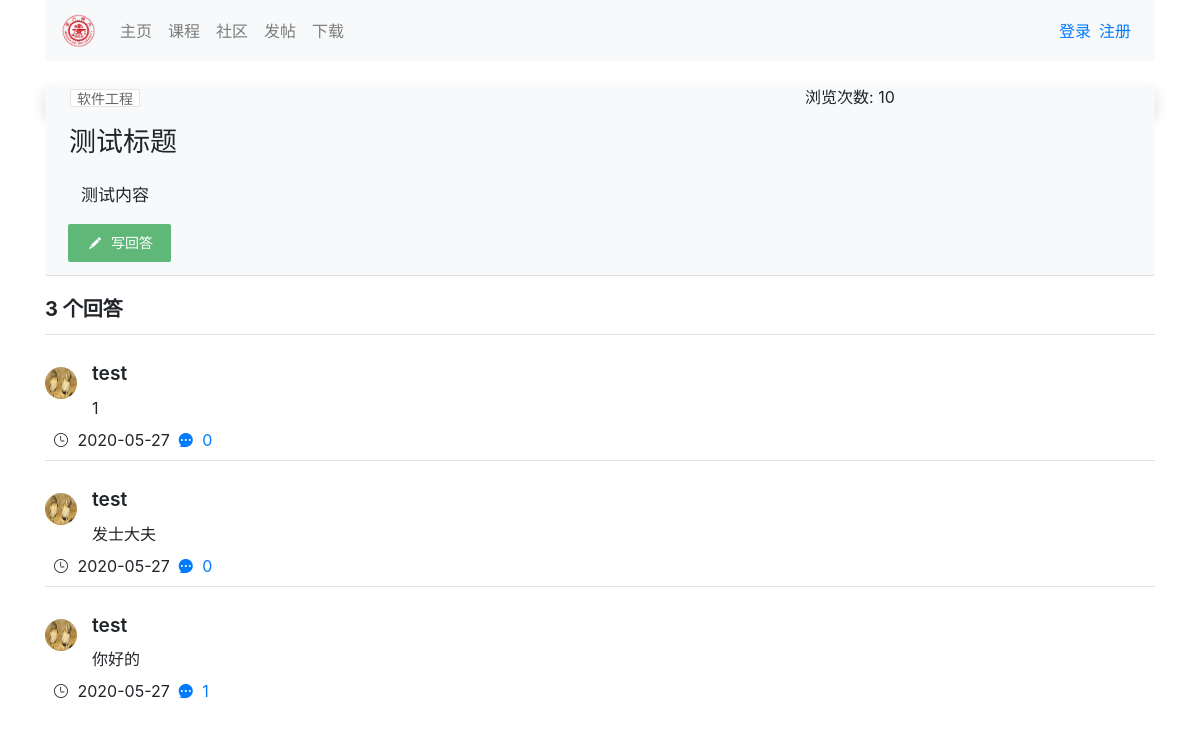
Screenshot of /community/post/2/ with the database file from the repository.
### post/models.py (models this page shows, shortened)
class Post(models.Model):
    topic = models.CharField(max_length=100)  # 发帖主题
    counter = models.IntegerField()  # 浏览次数
    author_user_id = models.IntegerField()  # 发贴用户的id
    content = models.TextField()  # 帖子的内容
    created_time = models.DateTimeField(default=timezone.now)  # 发表的时间
    course = models.CharField(max_length=100)  # 所属课程
    class Meta:
        ordering = ("-created_time", )

class PostReply(models.Model):
    post_id = models.IntegerField()  # 帖子id, django自动生成的
    post_user_id = models.IntegerField()  # 对应回复用户的id，相当于一个新的回复
    content = models.TextField()  # 回复的内容
    created_date = models.DateTimeField(default=timezone.now)  # 回复的时间
    if_read = models.BooleanField(default=False)  # 是否已读
    class Meta:
        ordering = ("-created_date",)  # 按照时间的降序排

### user/models.py (models this page shows, shortened)
class User(models.Model):
    user = models.OneToOneField(AuthUser, on_delete=models.CASCADE)  # 与django自带的User进行连接
    sex = models.BooleanField(default=True, blank=True, null=True)  # 性别 男 -> True
    profile = models.CharField(max_length=100, null=True, blank=True)  # 头像路径  可以为空
    academy = models.CharField(max_length=40, null=True, blank=True)  # 学院名  可以为空
    grade = models.CharField(choices=GRADES, max_length=30, default="UN", blank=True, null=True)  # 年级
    question = models.CharField(max_length=200, null=True, blank=True)  # 密保问题
    answer = models.CharField(max_length=200, null=True, blank=True)  # 答案

### community/views.py (the view)
# urls.py: path("post/<int:id>/", detail, name='detail'),  # 每个帖子的详情页
def detail(request, id):
    post = Post.objects.get(id=id)  # 获取对应的帖子，为 Post 数据库模型
    post.counter += 1  # 阅读次数加一
    post.save()
    if post:
        reply = PostReply.objects.filter(post_id=id)  # 主回复内容  为PostReply 数据库模型  中间包含对于该帖子所有的第一层上的回复信息
        data = []  # 返回页面的信息
        for i in reply:
            data.append({"user": User.objects.get(user_id=i.post_user_id), "reply": i,
                         "comments": PostComment.objects.filter(reply_id=i.id).order_by("-created_date")})
        return render(request, 'community/detail.html',
                      context={"post": post, "data": data, "total": reply.count()})
    else:
        return HttpResponse("404")

### community/templatetags/user_related.py (called while the page is built)
@register.filter(name="getNameFromId")
def get_name_from_id(value):
    try:
        return User.objects.get(id=value).user.username
    except:
        return None

@register.filter(name="getProfileFromId")
def get_profile_from_id(value):
    try:
        return User.objects.get(id=value).profile
    except:
        return None

### templates/community/detail.html (shortened to what this page needs)
{% extends 'base.html' %}
{% load user_related %}
{% block content %}
<div class=" bg-light shadow p-0 mt-4 ">
    <div class="row mt-2">
        <div class="col-8">
            <div class="layui-badge-rim mt-1" style="margin-left: 25px;"><span
                    style="font-size: 14px">{{ post.course }}</span></div>
        </div>
        <div class="col-4">
            <div class="text">
                浏览次数: {{ post.counter }}
            </div>
        </div>
    </div>
</div>
<div class="bg-light border-bottom row " style="margin-left: 1px;margin-right: 1px;">
    <div class="col card-title" style="font-size: 27px;margin-top: 12px;margin-left: 8px">
        {{ post.topic }}
    </div>
    <div class="col" style="font-size: 17px;margin-top: 8px; margin-left: 20px">
        {% autoescape off %}
        {{ post.content |safe }}
        {% endautoescape %}
    </div>
    <div class="col" style="margin-bottom: 13px">
        <button class="layui-btn layui-btn-normal layui-btn-checked" onclick="reply_edit()" style="margin-left: 7px;">
            <i class="layui-icon layui-icon-edit"></i>
            写回答
        </button>
    </div>
</div>
<div class="list_container mt-2">
    <div class=" font-weight-bold" style="font-size: 20px; line-height: 50px;">{{ total }} 个回答</div>
    <div class="list-group">
        {% for one in data %}
            <div class="border-top">
                <div class="row mt-4">
                    <div class="mt-2 ml-0" style="padding-left: 15px; padding-right: 15px">
                        {% if one.user.profile %}
                            <img class="rounded-circle " width="32px" height="32px" src="{{ one.user.profile }}"
                                 alt="{{ one.user.user.name }}">
                        {% endif %}
                    </div>
                    <div class="p-0 m-0" style="margin-left: 10px">
                        <div class="card-title mb-0"
                             style="font-size: 1.2rem; font-weight: 600"> {{ one.user.user.username }}</div>
                        <div class=" mt-2 pt-0"> {{ one.reply.content }}</div>
                    </div>
                </div>
                <div class="row m-2 mb-2">
                    <div class="mr-2">
                        <i class="layui-icon layui-icon-time mr-1"></i> {{ one.reply.created_date | date:'Y-m-d' }}
                    </div>
                    <div class="mr-2">
                        <a href="javascript:void(0)" onclick="show_edit({{ one.reply.id }})"> <i
                                class="layui-icon layui-icon-reply-fill mr-1"
                        ></i> {{ one.comments.count }}
                        </a>
                    </div>
                </div>
            </div>
        {% endfor %}
    </div>
</div>
{% endblock %}

### static/layui/css/layui.css (style rules this page uses)
.layui-inline,img { display:inline-block;vertical-align:middle }
.layui-btn,.layui-edge,.layui-inline,img { vertical-align:middle }
.layui-btn,.layui-disabled,.layui-icon,.layui-unselect { -moz-user-select:none;-webkit-user-select:none;-ms-user-select:none }
blockquote,body,button,dd,div,dl,dt,form,h1,h2,h3,h4,h5,h6,input,li,ol,p,pre,td,textarea,th,ul { margin:0;padding:0;-webkit-tap-highlight-color:rgba(0,0,0,0) }
img { border:none }
button,input,optgroup,option,select,textarea { font-family:inherit;font-size:inherit;font-style:inherit;font-weight:inherit;outline:0 }
body { line-height:24px;font:14px Helvetica Neue,Helvetica,PingFang SC,Tahoma,Arial,sans-serif }
a { color:#333;text-decoration:none }
.layui-icon { font-family:layui-icon!important;font-size:16px;font-style:normal;-webkit-font-smoothing:antialiased;-moz-osx-font-smoothing:grayscale }
.layui-icon-reply-fill:before { content:"\e611" }
.layui-icon-edit:before { content:"\e642" }
.layui-icon-time:before { content:"\e68d" }
.layui-btn,.layui-input,.layui-select,.layui-textarea,.layui-upload-button { outline:0;-webkit-appearance:none;transition:all .3s;-webkit-transition:all .3s;box-sizing:border-box }
.layui-badge-rim,.layui-colla-content,.layui-colla-item,.layui-collapse,.layui-elem-field,.layui-form-pane .layui-form-item[pane],.layui-form-pane .layui-form-label,.layui-input,.layui-layedit,.layui-layedit-tool,.layui-quote-nm,.layui-select,.layui-tab-bar,.layui-tab-card,.layui-tab-title,.layui-tab-title .layui-this:after,.layui-textarea { border-color:#e6e6e6 }
.layui-btn { display:inline-block;height:38px;line-height:38px;padding:0 18px;background-color:#009688;color:#fff;white-space:nowrap;text-align:center;font-size:14px;border:none;border-radius:2px;cursor:pointer }
.layui-btn .layui-icon { margin-right:3px;font-size:18px;vertical-align:bottom;vertical-align:middle\9 }
.layui-btn-normal { background-color:#1E9FFF }
.layui-btn-checked { background-color:#5FB878 }
.layui-badge,.layui-badge-dot,.layui-badge-rim { position:relative;display:inline-block;padding:0 6px;font-size:12px;text-align:center;background-color:#FF5722;color:#fff;border-radius:2px }
.layui-badge-rim { height:18px;line-height:18px;border-width:1px;border-style:solid;background-color:#fff;color:#666 }

### templates/base.html (style rules this page uses)
a { text-decoration: none; }

### templates/community/detail.html (style rules this page uses)
a { text-decoration: none; }

### rows the page displays
Post: course "软件工程", counter "10", topic "测试标题", content "测试内容"
User: user.profile (picture), user.user.username "test", reply.content "1", reply.created_date "2020-05-27", comments.count "0", reply.content "发士大夫", reply.content "你好的", comments.count "1"

### other values shown
{{ total }} "3"
